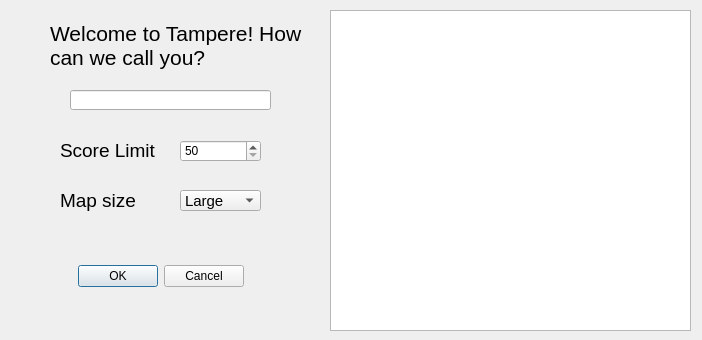
<?xml version="1.0" encoding="UTF-8"?>
<ui version="4.0">
 <class>GameDialog</class>
 <widget class="QDialog" name="GameDialog">
  <property name="geometry">
   <rect>
    <x>0</x>
    <y>0</y>
    <width>702</width>
    <height>340</height>
   </rect>
  </property>
  <property name="windowTitle">
   <string>Dialog</string>
  </property>
  <widget class="QDialogButtonBox" name="button_dialog">
   <property name="geometry">
    <rect>
     <x>0</x>
     <y>260</y>
     <width>321</width>
     <height>32</height>
    </rect>
   </property>
   <property name="orientation">
    <enum>Qt::Horizontal</enum>
   </property>
   <property name="standardButtons">
    <set>QDialogButtonBox::Cancel|QDialogButtonBox::Ok</set>
   </property>
   <property name="centerButtons">
    <bool>true</bool>
   </property>
  </widget>
  <widget class="QLineEdit" name="playerName_lineEdit">
   <property name="geometry">
    <rect>
     <x>70</x>
     <y>90</y>
     <width>201</width>
     <height>20</height>
    </rect>
   </property>
  </widget>
  <widget class="QLabel" name="label_3">
   <property name="geometry">
    <rect>
     <x>50</x>
     <y>10</y>
     <width>261</width>
     <height>71</height>
    </rect>
   </property>
   <property name="font">
    <font>
     <family>Tahoma</family>
     <pointsize>16</pointsize>
    </font>
   </property>
   <property name="text">
    <string>Welcome to Tampere! How can we call you?</string>
   </property>
   <property name="wordWrap">
    <bool>true</bool>
   </property>
  </widget>
  <widget class="QLabel" name="label_2">
   <property name="geometry">
    <rect>
     <x>60</x>
     <y>190</y>
     <width>81</width>
     <height>21</height>
    </rect>
   </property>
   <property name="font">
    <font>
     <family>Tahoma</family>
     <pointsize>14</pointsize>
    </font>
   </property>
   <property name="text">
    <string>Map size</string>
   </property>
  </widget>
  <widget class="QComboBox" name="mapSize_comboBox">
   <property name="geometry">
    <rect>
     <x>180</x>
     <y>190</y>
     <width>81</width>
     <height>21</height>
    </rect>
   </property>
   <property name="font">
    <font>
     <family>Tahoma</family>
     <pointsize>11</pointsize>
    </font>
   </property>
   <item>
    <property name="text">
     <string>Large</string>
    </property>
   </item>
   <item>
    <property name="text">
     <string>Small</string>
    </property>
   </item>
  </widget>
  <widget class="QGraphicsView" name="bus_graphicView">
   <property name="geometry">
    <rect>
     <x>330</x>
     <y>10</y>
     <width>361</width>
     <height>321</height>
    </rect>
   </property>
  </widget>
  <widget class="QLabel" name="label">
   <property name="geometry">
    <rect>
     <x>60</x>
     <y>140</y>
     <width>101</width>
     <height>21</height>
    </rect>
   </property>
   <property name="font">
    <font>
     <family>Tahoma</family>
     <pointsize>14</pointsize>
    </font>
   </property>
   <property name="text">
    <string>Score Limit</string>
   </property>
  </widget>
  <widget class="QSpinBox" name="scoreLimit_spinBox">
   <property name="geometry">
    <rect>
     <x>180</x>
     <y>140</y>
     <width>81</width>
     <height>22</height>
    </rect>
   </property>
   <property name="minimum">
    <number>50</number>
   </property>
   <property name="maximum">
    <number>700</number>
   </property>
   <property name="singleStep">
    <number>50</number>
   </property>
  </widget>
 </widget>
 <resources/>
 <connections>
  <connection>
   <sender>button_dialog</sender>
   <signal>accepted()</signal>
   <receiver>GameDialog</receiver>
   <slot>accept()</slot>
   <hints>
    <hint type="sourcelabel">
     <x>248</x>
     <y>254</y>
    </hint>
    <hint type="destinationlabel">
     <x>157</x>
     <y>274</y>
    </hint>
   </hints>
  </connection>
  <connection>
   <sender>button_dialog</sender>
   <signal>rejected()</signal>
   <receiver>GameDialog</receiver>
   <slot>reject()</slot>
   <hints>
    <hint type="sourcelabel">
     <x>316</x>
     <y>260</y>
    </hint>
    <hint type="destinationlabel">
     <x>286</x>
     <y>274</y>
    </hint>
   </hints>
  </connection>
 </connections>
</ui>
